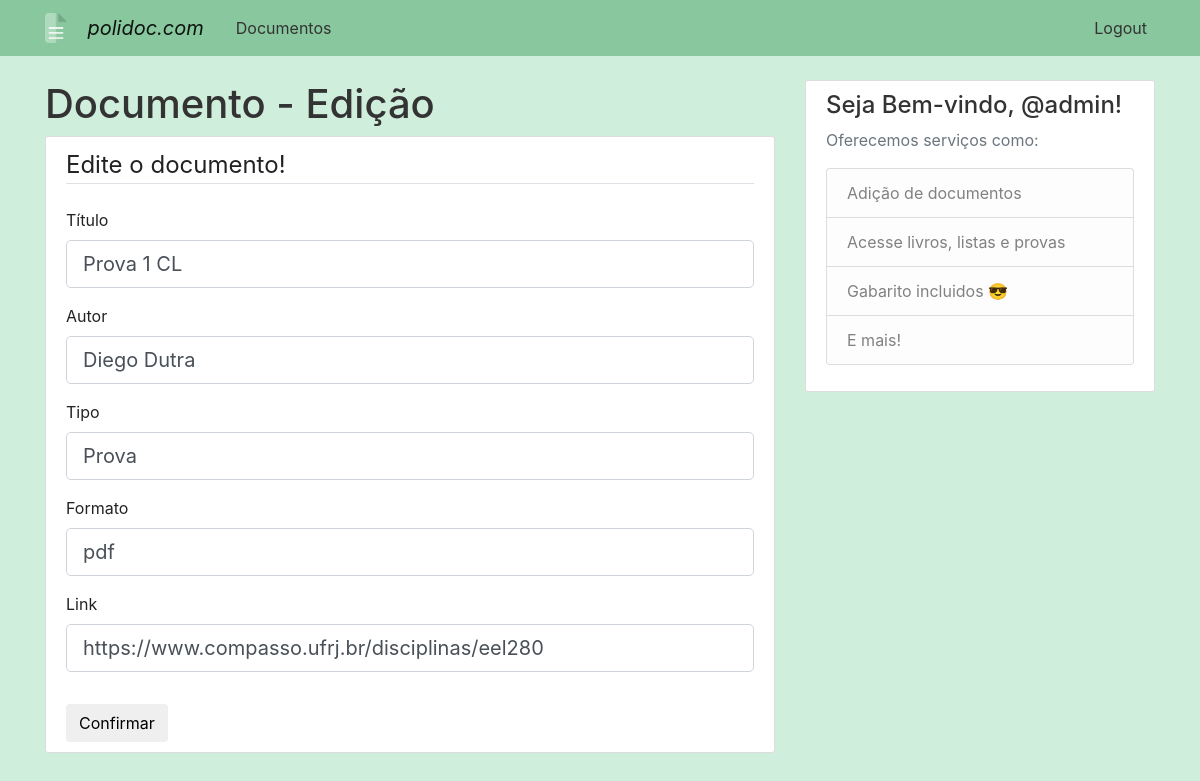
The app's page /documento/3/editar (signed in) with its own data.
### app/models/db.py (models this page shows, shortened)
class Doc(db.Model):
    id = db.Column(db.Integer, primary_key=True, nullable=False)
    titulo = db.Column(db.String(150), nullable=False)
    autor = db.Column(db.String(120))
    tipo = db.Column(db.String(6), nullable=False)
    formato = db.Column(db.String(3), nullable=False)
    link = db.Column(db.String(150), nullable=False)

class Usuario(db.Model, UserMixin):
    id = db.Column(db.Integer, primary_key=True, nullable=False)
    nome_usuario = db.Column(db.String(120), unique=True, default= 'dados.nome', nullable=False)
    senha = db.Column(db.String(50), nullable=False)
    email = db.Column(db.String(50), unique=True, nullable=False)
    confirmado =  db.Column(db.Boolean, nullable=False, default=False)
    admin =  db.Column(db.Boolean, default=False)
    dados = db.relationship('Dados', backref='usuario', uselist=False, lazy=True)

### app/routes.py (the view)
@app.route('/documento/<int:documento_id>/editar', methods=['GET','POST'])
@login_required
@check_confirmed
def editar_documento(documento_id):
    doc = Doc.query.get_or_404(documento_id)
    if not current_user.admin:
        redirect(url_for('documento'))
    form = AdicionarDoc()
    if form.validate_on_submit():
        doc.titulo = form.titulo.data
        doc.autor = form.autor.data
        doc.tipo = form.tipo.data
        doc.formato = form.formato.data
        doc.link = form.link.data
        db.session.commit()
        flash('Documento atualizado!', 'success')
        return redirect(url_for('documento', post_id=doc.id))
    elif request.method == 'GET':
        form.titulo.data = doc.titulo
        form.autor.data = doc.autor
        form.tipo.data = doc.tipo
        form.formato.data = doc.formato
        form.link.data = doc.link
    return render_template('documento/editar_documento.html', title="Documento", form=form)

### app/forms/docs.py (shortened to what this page needs)
class AdicionarDoc(FlaskForm):
    titulo = StringField('Título', validators=[
                        DataRequired(message="Insira um titulo."),
                        Length(min=3, max=150, message="Insira um titulo menor.")])
    autor = StringField('Autor', validators=[
                        Length(min=3, max=120, message="Insira um nome de autor menor."), Optional()])
    tipo = StringField('Tipo', validators=[
                        DataRequired(message="Insira um titulo."),
                        Length(min=5, max=6, message="Insira um tipo válido.")])
    formato = StringField('Formato', validators=[
                        DataRequired(message="Insira um titulo."),
                        Length(min=3, max=3, message="Insira um formato válido (ex.: txt, pdf).")])
    link = StringField('Link', validators=[
                        DataRequired(message="Insira um link."),
                        URL(message="Insira um link válido.")])

### app/decoradores.py (called while the page is built)
def check_confirmed(func):
    @wraps(func)
    def decorated_function(*args, **kwargs):
        if current_user.confirmado is False:
            flash('Favor confirmar a sua conta!', 'warning')
            return redirect(url_for('n_confirmado'))
        return func(*args, **kwargs)
    return decorated_function

### app/models/db.py (called while the page is built)
@login_manager.user_loader
def load_user(id):
    return Usuario.query.get(int(id))

### app/templates/documento/editar_documento.html (shortened to what this page needs)
{% extends "layout.html" %}
{% block content %}
<h1>{{ title }} - Edição</h1>
<div class="content-section">
    <form method="POST" action="">
        <fieldset class="form-group">
            <legend class="border-bottom mb-4">Edite o documento!</legend>
            <div class="form-group">
                {{ form.titulo.label(class="form-control-label") }}
                {% if form.titulo.errors %}
                    {{ form.titulo(class="form-control form-control-lg is-invalid") }}
                    <div class="invalid-feedback">
                        {% for error in form.titulo.errors %}
                            <span>{{ error }}</span>
                        {% endfor %}
                    </div>
                {% else %}
                    {{ form.titulo(class="form-control form-control-lg") }}
                {% endif %}
            </div>
            <div class="form-group">
                {{ form.autor.label(class="form-control-label") }}
                {% if form.autor.errors %}
                    {{ form.autor(class="form-control form-control-lg is-invalid") }}
                    <div class="invalid-feedback">
                        {% for error in form.autor.errors %}
                            <span>{{ error }}</span>
                        {% endfor %}
                    </div>
                {% else %}
                    {{ form.autor(class="form-control form-control-lg") }}
                {% endif %}
            </div>
            <div class="form-group">
                {{ form.tipo.label(class="form-control-label") }}
                {% if form.tipo.errors %}
                    {{ form.tipo(class="form-control form-control-lg is-invalid") }}
                    <div class="invalid-feedback">
                        {% for error in form.tipo.errors %}
                            <span>{{ error }}</span>
                        {% endfor %}
                    </div>
                {% else %}
                    {{ form.tipo(class="form-control form-control-lg") }}
                {% endif %}
            </div>
            <div class="form-group">
                {{ form.formato.label(class="form-control-label") }}
                {% if form.formato.errors %}
                    {{ form.formato(class="form-control form-control-lg is-invalid") }}
                    <div class="invalid-feedback">
                        {% for error in form.formato.errors %}
                            <span>{{ error }}</span>
                        {% endfor %}
                    </div>
                {% else %}
                    {{ form.formato(class="form-control form-control-lg") }}
                {% endif %}
            </div>
            <div class="form-group">
                {{ form.link.label(class="form-control-label") }}
                {% if form.link.errors %}
                    {{ form.link(class="form-control form-control-lg is-invalid") }}
                    <div class="invalid-feedback">
                        {% for error in form.link.errors %}
                            <span>{{ error }}</span>
                        {% endfor %}
                    </div>
                {% else %}
                    {{ form.link(class="form-control form-control-lg") }}
                {% endif %}
            </div>
        </fieldset>
        <button type="submit" class="btn btn-default"> Confirmar </button>
    </form>
    </div>
{% endblock content %}

### app/templates/layout.html (shortened to what this page needs)
<!DOCTYPE html>
<html>
<head>
    <link rel="stylesheet" href="https://maxcdn.bootstrapcdn.com/bootstrap/4.0.0/css/bootstrap.min.css">
    <link rel="stylesheet" type="text/css" href="{{ url_for('static', filename='main.css') }}">
</head>
<body>
    <header class="site-header">
        <nav class="navbar navbar-custom navbar-expand-md navbar-light fixed-top">
          <div class="container">
            <a href="{{ url_for('home')}}">
            <img id="logo" src="{{ url_for('static', filename='favicon.png') }}" style="height: 30px; "></a>
            <a class="navbar-brand mr-4" href="{{ url_for('home') }}" style="padding-left:1em"><i>polidoc.com</i></a>
            <div class="collapse navbar-collapse" id="navbarToggle">
            {% if current_user.is_authenticated %}
              <div class="collapse navbar-collapse" id="navbarToggle">
                <div class="navbar-nav mr-auto">
                  <a class="nav-item nav-link" href="{{ url_for('documento') }}">Documentos</a>
                </div>
                    <div class="navbar-nav">
                        <a class="nav-item nav-link" href="{{ url_for('logout') }}">Logout</a>
                    </div>
                </div>
            {% else %}
                <div class="navbar-nav">
                    <a class="nav-item nav-link" href="{{ url_for('login') }}">Login</a>
                    <a class="nav-item nav-link" href="{{ url_for('cadastro') }}">Cadastro</a>
                </div>
              </div>
            {% endif %}
            </div>
          </div>
        </nav>
    </header>
    <main role="main" class="container">
    <div class="row">
        <div class="col-md-8">
            {% block content %}{% endblock %}
        </div>
        <div class="col-md-4">
            <div class="content-section">
                {% if current_user.is_authenticated %}
                    <h4>Seja Bem-vindo, @{{ current_user.nome_usuario }}! </h4>
                {% else %}
                    <h3>Seja Bem-vindo!</h3>
                {% endif %}
                <p class='text-muted'>Oferecemos serviços como:
                <ul class="list-group">
                    <li class="list-group-item list-group-item-light">Adição de documentos</li>
                    <li class="list-group-item list-group-item-light">Acesse livros, listas e provas</li>
                    <li class="list-group-item list-group-item-light">Gabarito incluidos 😎</li>
                    <li class="list-group-item list-group-item-light">E mais!</li>
                </ul>
                </p>
            </div>
            </div>
    </div>
    </main>
</body>
</html>

### app/static/main.css (style rules this page uses)
body { background: #cfeedc; color: #222222; margin-top: 5rem; }
h1, h2, h3, h4, h5, h6 { color: #333333; }
.site-header .navbar-nav .nav-link { color: #333333; }
.content-section { background: #ffffff; padding: 10px 20px; border: 1px solid #dddddd; border-radius: 3px; margin-bottom: 20px; }

### app/templates/layout.html (style rules this page uses)
body { background-color: #cfeedc; }
.navbar-custom { background-color: #89c79e; }

### records on screen
Doc: titulo "Prova 1 CL", autor "Diego Dutra", tipo "Prova", formato "pdf", link "https://www.compasso.ufrj.br/disciplinas/eel280"
Usuario: nome_usuario "admin"

### other values on screen
{{ title }} "Documento"
